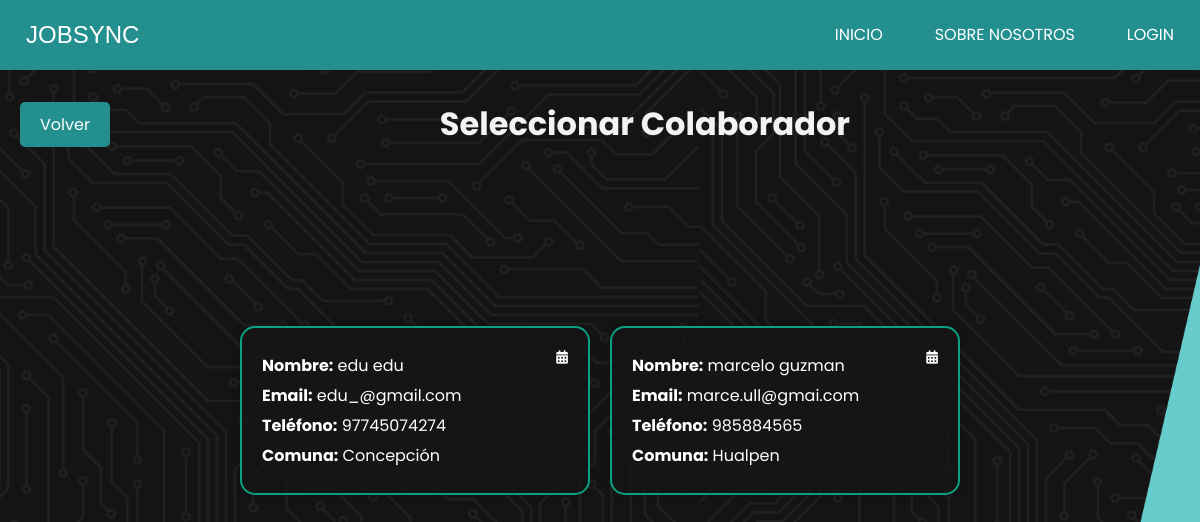
Before: /seleccionar_colaborador/ with the older database file.
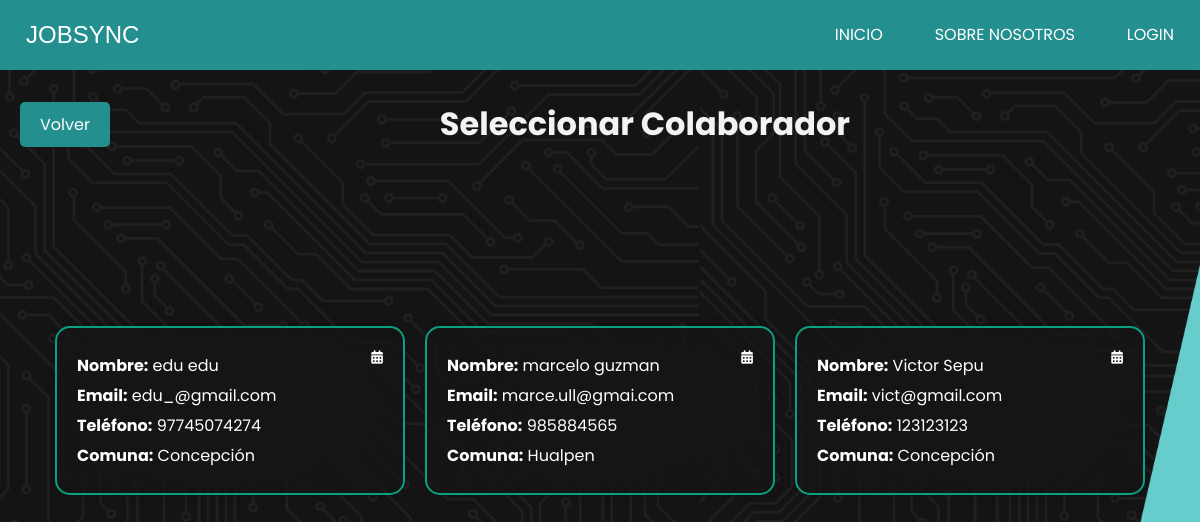
After: the same page with the newer database file.
### JobSyncApp/models.py (models this page shows)
class CustomUser(AbstractUser):
    telefono = models.CharField(max_length=15)
    ROL_CHOICES = [
        (True, 'Colaborador'),
        (False, 'Admin'),
    ]
    rol = models.BooleanField(choices=ROL_CHOICES, default=True)
    comuna = models.ForeignKey(Comuna, on_delete=models.SET_NULL, null=True, blank=True)

class Comuna(models.Model):
    nombre = models.CharField(max_length=100, unique=True)
    def __str__(self):
        return self.nombre

### JobSyncApp/views.py (the view)
# urls.py: path('seleccionar_colaborador/', views.seleccionar_colaborador, name='seleccionar_colaborador'),
def seleccionar_colaborador(request):
    colaboradores = CustomUser.objects.filter(rol=True)
    return render(request, 'admin/gestion_trabajos/Asignar_trabajos/seleccionar_colaborador.html', {'colaboradores': colaboradores})

### JobSyncApp/templates/admin/gestion_trabajos/Asignar_trabajos/seleccionar_colaborador.html (shortened to what this page needs)
{% extends 'index.html' %}
{% load static %}
{% block extra_css %}
<link rel="stylesheet" href="{% static 'css/listado_colaboradores.css' %}">
<link rel="stylesheet" href="https://cdnjs.cloudflare.com/ajax/libs/font-awesome/5.15.4/css/all.min.css">
{% endblock extra_css %}
{% block contenido %}
<div class="card-container">
    <div class="header">
        <a href="{% url 'home' %}" id="btn-volver" class="btn btn-back">Volver</a>
        <h1 id="titulo-trabajos">Seleccionar Colaborador</h1>
    </div>
    {% for colaborador in colaboradores %}
    <div class="card">
        <button class="select-btn" data-url="{% url 'ver_agenda' colaborador.id %}"> <i class="fas fa-calendar-alt"></i> </button>
        <p><strong>Nombre:</strong> {{ colaborador.first_name }} {{ colaborador.last_name }}</p>
        <p><strong>Email:</strong> {{ colaborador.email }}</p>
        <p><strong>Teléfono:</strong> {{ colaborador.telefono }}</p>
        <p><strong>Comuna:</strong> {{ colaborador.comuna }}</p>
    </div>
    {% endfor %}
</div>
{% endblock %}

Changed rows visible on the page:
added CustomUser: first_name "Victor", last_name "Sepu", email "vict@gmail.com", telefono "123123123", comuna "Concepción"
